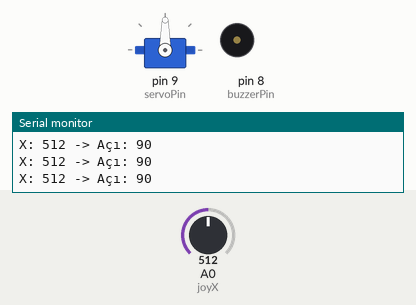
Recording of a sketch running on a simulated Arduino Uno, built with avr-gcc and run on an emulated ATmega328P. On the bench: servo, buzzer (waves = sounding, pin HIGH), the last lines printed to the serial monitor. The inputs (shaded band) are chosen by the test bench; at power-on: A0 (joyX) = 512.

Above: at 1.2 s.
1.3 s: A0 (joyX) set to 561
At 2.5 s:
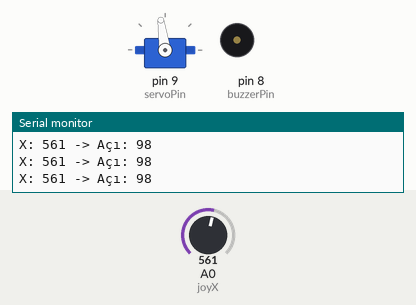
4.3 s: A0 (joyX) set to 578
At 5.3 s:
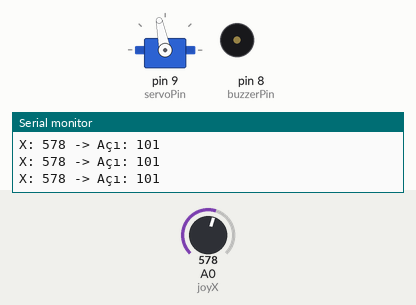
5.8 s: A0 (joyX) set to 990
At 6.5 s:
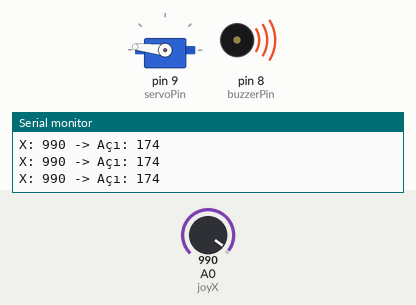
7.3 s: A0 (joyX) set to 1018
At 8.7 s:
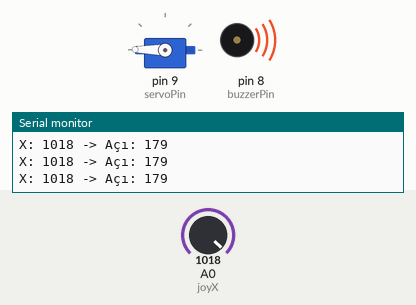
10.3 s: A0 (joyX) set to 0
At 10.6 s:
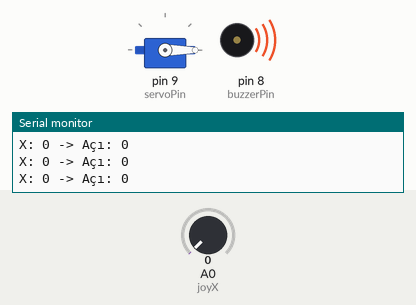
11.8 s: A0 (joyX) set to 8
At 12.9 s:
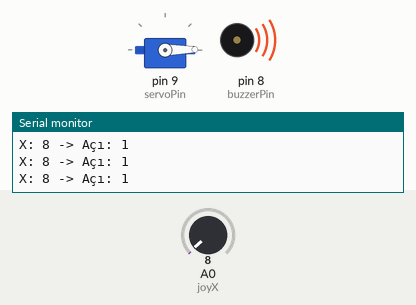
14.8 s: A0 (joyX) set to 11
Timing chart, 0 to 17.8 s (numbered marks = the images above; inputs shaded):
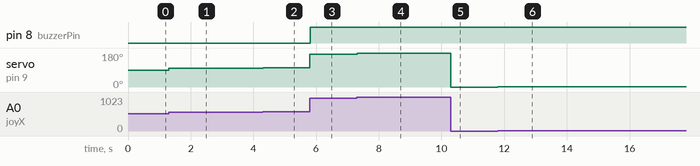

The sketch:

1_joystick-servo.ino
```cpp
#include <Servo.h>

Servo myServo;

const int joyX = A0;
const int servoPin = 9;
const int buzzerPin = 8;

void setup() {
  myServo.attach(servoPin);
  pinMode(buzzerPin, OUTPUT);
  Serial.begin(9600);
}

void loop() {
  int xValue = analogRead(joyX);
  int angle = map(xValue, 0, 1023, 0, 180);

  myServo.write(angle);
  delay(15);

  // Buzzer sınır açı kontrolü
  if (angle <= 10 || angle >= 170) {
    digitalWrite(buzzerPin, HIGH); // Buzzer çalsın
  } else {
    digitalWrite(buzzerPin, LOW);  // Sessiz olsun
  }

  Serial.print("X: ");
  Serial.print(xValue);
  Serial.print(" -> Açı: ");
  Serial.println(angle);
}
```

Measured:
- after the input at 1.3 s, servo on pin 9 (servoPin): 90° → 98° at once
- after the input at 4.3 s, servo on pin 9 (servoPin): 98° → 101° at once
- after the input at 5.8 s, pin 8 (buzzerPin): LOW → HIGH at once; servo on pin 9 (servoPin): 101° → 174° at once
- after the input at 7.3 s, servo on pin 9 (servoPin): 174° → 179° at once
- after the input at 10.3 s, servo on pin 9 (servoPin): 179° → 0° at once
- after the input at 11.8 s, servo on pin 9 (servoPin): 0° → 1° at once
